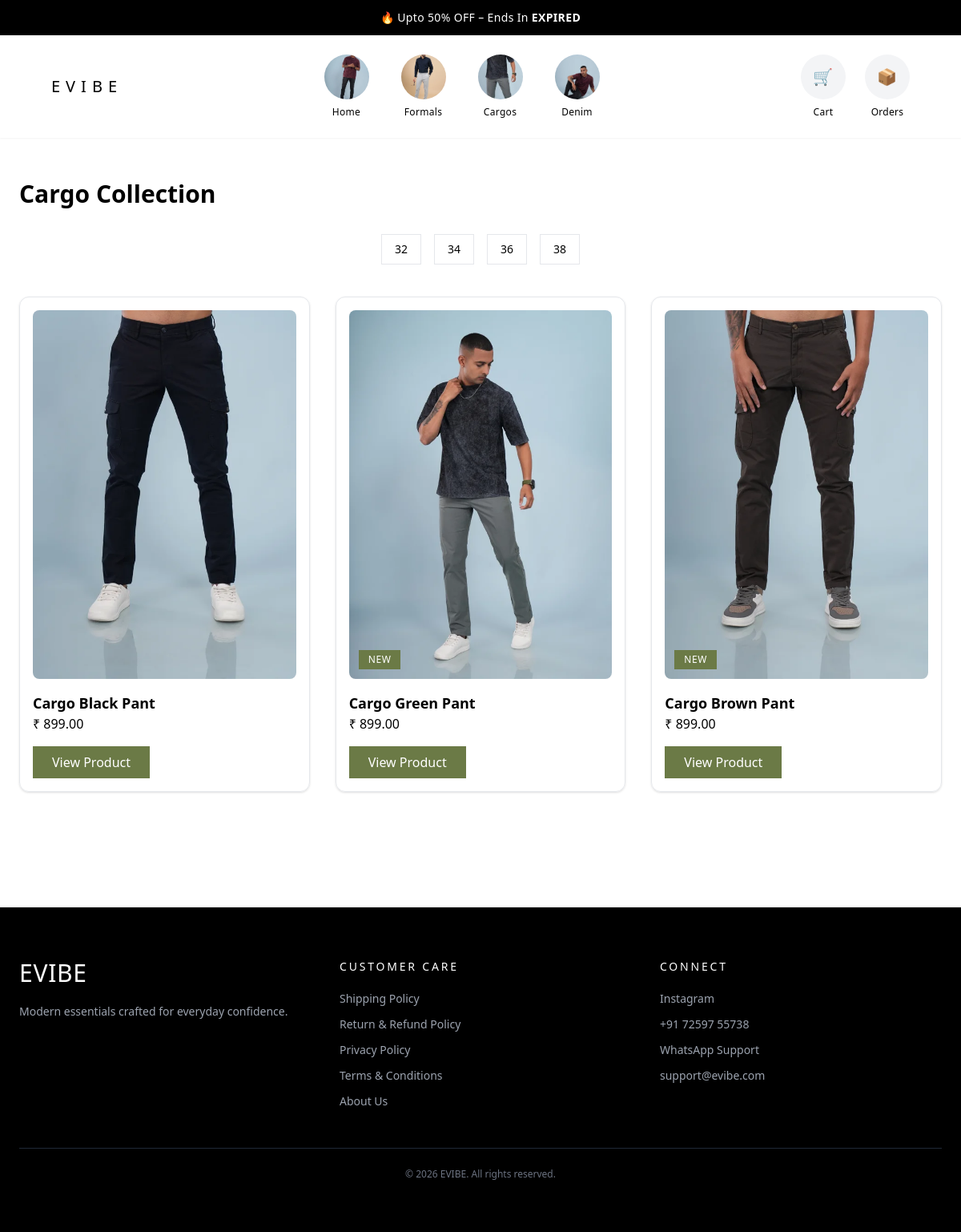
/category/cargo/, run on the app's committed database.
### apps/store/models/category.py (models this page shows, shortened)
class Category(models.Model):
    name = models.CharField(max_length=100, unique=True)

### apps/store/models/product.py (models this page shows, shortened)
class Product(models.Model):
    product_code = models.CharField(max_length=100, unique=True)
    category = models.ForeignKey(
        Category,
        on_delete=models.SET_NULL,
        null=True,
        related_name="products"
    )
    name = models.CharField(max_length=255)
    slug = models.SlugField(max_length=255, unique=True, blank=True)
    cost_price = models.DecimalField(max_digits=10, decimal_places=2)
    mrp = models.DecimalField(max_digits=10, decimal_places=2)
    price = models.DecimalField(max_digits=10, decimal_places=2)
    description = models.TextField(blank=True, null=True)
    offer_price = models.DecimalField(max_digits=10, decimal_places=2, null=True, blank=True)
    offer_end = models.DateTimeField(null=True, blank=True)
    is_featured = models.BooleanField(default=False)
    featured_order = models.PositiveIntegerField(null=True, blank=True)
    is_best_seller = models.BooleanField(default=False)
    best_seller_order = models.PositiveIntegerField(null=True, blank=True)
    is_new_arrival = models.BooleanField(default=False)
    new_arrival_order = models.PositiveIntegerField(null=True, blank=True)
    all_products_order = models.IntegerField(null=True, blank=True, help_text="Controls order in View All Products page")
    show_countdown = models.BooleanField(default=False)
    active = models.BooleanField(default=True)
    created_at = models.DateTimeField(auto_now_add=True)
    def is_offer_active(self):
        return (
            self.offer_price and
            self.offer_end and
            self.offer_end > timezone.now()
        )
    def get_final_price(self):
        if self.is_offer_active():
            return self.offer_price
        return self.price

### apps/store/views/product_views.py (the view)
# urls.py: path("category/<slug:slug>/", category_products, name="category_products"),
def category_products(request, slug):
    category = get_object_or_404(Category, name__iexact=slug)
    products = Product.objects.filter(
        category=category,
        active=True
    ).prefetch_related('images')
    size = request.GET.get('size')
    if size:
        products = products.filter(variants__size=size)
    products = products.order_by(
        F('all_products_order').asc(nulls_last=True),
        '-created_at'
    ).distinct()
    available_sizes = ProductVariant.objects.filter(
    product__category=category,
    product__active=True
    ).values_list(
        'size',
        flat=True
    ).distinct().order_by('size')
    return render(request, "store/category.html", {
        "category": category,
        "products": products,
        "available_sizes": available_sizes,
        "selected_size": size
    })

### apps/customer_engagement/context_processors.py (called while the page is built)
def evibe_customer(request):
    return {
        "evibe_customer_name":
            request.session.get(
                "evibe_customer_name"
            ),
        "reward_coupon":
            request.session.get(
                "reward_coupon"
            )
    }

### apps/store/context_processors.py (called while the page is built)
def cart_item_count(request):
    cart = request.session.get("cart", {})
    total_items = sum(cart.values())
    return {
        "cart_item_count": total_items
    }

### apps/store/templates/store/category.html (shortened to what this page needs)
{% extends "store/base.html" %}
{% block content %}
<div class="max-w-6xl mx-auto py-12">
    <h2 class="text-3xl font-bold mb-8 capitalize">
        {{ category.name }} Collection
    </h2>
    <div class="flex gap-4 justify-center mb-10">
            {% for size in available_sizes %}
                <a href="?size={{ size }}"
                class="
                border px-4 py-2 text-sm transition duration-300
                {% if selected_size == size %}
                    bg-black text-white
                {% else %}
                    hover:bg-black hover:text-white
                {% endif %}
                ">
                    {{ size }}
                </a>
            {% endfor %}
    </div>
    <div class="grid grid-cols-1 md:grid-cols-3 gap-8">
        {% for product in products %}
        <div class="border rounded-xl p-4 shadow hover:shadow-lg transition">
            <a href="{% url 'product_detail' product.slug %}">
                {% if product.images.first %}
                <div class="relative">
                    {% if product.is_new_arrival %}
                        <span class="absolute bottom-3 left-3 bg-[#6B7A46] text-white text-xs px-3 py-1 tracking-wider z-10">
                            NEW
                        </span>
                    {% endif %}
                    <picture>
                        <source media="(max-width: 600px)"
                                srcset="{{ product.images.first.optimized.400|default:product.images.first.original_image.url }}">
                        <source media="(max-width: 1024px)"
                                srcset="{{ product.images.first.optimized.800|default:product.images.first.original_image.url }}">
                        <img src="{{ product.images.first.optimized.800|default:product.images.first.original_image.url }}"
                             loading="lazy"
                             decoding="async"
                             class="w-full h-auto object-cover rounded-lg mb-4">
                    </picture>
                </div>
                {% endif %}
                <h3 class="text-lg font-semibold">
                    {{ product.name }}
                </h3>
            </a>
            {% if product.get_final_price != product.price %}
                <p class="text-red-600 font-semibold">
                    ₹ {{ product.get_final_price }}
                </p>
                <p class="line-through text-gray-400 text-sm">
                    ₹ {{ product.price }}
                </p>
            {% else %}
                <p>
                    ₹ {{ product.price }}
                </p>
            {% endif %}
            <a href="{% url 'product_detail' product.slug %}"
               class="inline-block mt-4 bg-[#6B7A46] text-white px-6 py-2 hover:bg-[#556136] transition">
               View Product
            </a>
        </div>
        {% endfor %}
    </div>
</div>
{% endblock %}

### data on the page
Category: name "Cargo"
Product: shows a picture, name "Cargo Black Pant", price "899.00"
Product: is_new_arrival "NEW", shows a picture, name "Cargo Green Pant", price "899.00"
Product: is_new_arrival "NEW", shows a picture, name "Cargo Brown Pant", price "899.00"

### other printed values
{{ size }} "32" "34" "36" "38"
